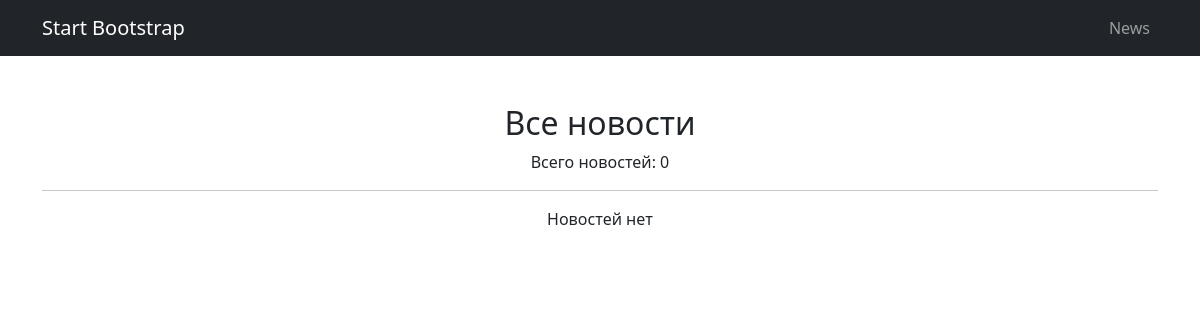
The page /news/ on the database as committed earlier.
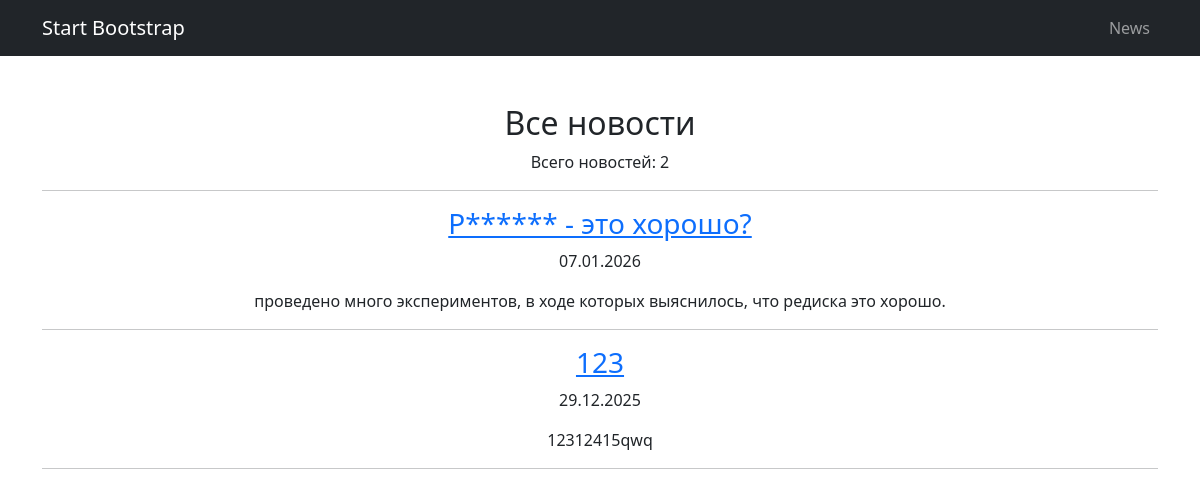
The same page on the database as committed later.
### News/models.py (models this page shows, shortened)
class News(models.Model):
    title = models.CharField(max_length=255)
    text = models.TextField()
    create_time = models.DateTimeField(auto_now_add=True)

### News/views.py (the view)
# urls.py: path('', news_list, name='news_list'),
def news_list(request):
    news = News.objects.all().order_by('-create_time')
    return render(request, 'News.html', {'news': news})

### News/templatetags/custom_filters.py (called while the page is built)
@register.filter(name='censor')
def censor(value):
    if not isinstance(value, str):
        raise ValueError('Фильтр censor применяется только к строкам')
    result = value
    for word in BAD_WORDS:
        pattern = re.compile(rf'\b{word}\b', re.IGNORECASE)
        def replace(match):
            w = match.group()
            return w[0] + '*' * (len(w) - 1)
        result = pattern.sub(replace, result)
    return result

### templates/News.html
{% extends "flatpages/default.html" %}
{% load custom_filters %}
{% block content %}
<h2>Все новости</h2>
<p>Всего новостей: {{ news|length }}</p>
<hr>
{% for item in news %}
    <h3>
        <a href="/news/{{ item.id }}/">
            {{ item.title|censor }}
        </a>
    </h3>
    <p>
        {{ item.create_time|date:"d.m.Y" }}
    </p>
    <p>
        {{ item.text|truncatewords:20 }}
    </p>
    <hr>
{% empty %}
    <p>Новостей нет</p>
{% endfor %}
{% endblock %}

### templates/flatpages/default.html (shortened to what this page needs)
<!DOCTYPE html>
<html lang="en">
<head>
    {% load static %}
    <link href="{% static 'css/styles.css' %}" rel="stylesheet" />
</head>
<body>
<nav class="navbar navbar-expand-lg navbar-dark bg-dark">
    <div class="container">
        <a class="navbar-brand" href="#">Start Bootstrap</a>
        <div class="collapse navbar-collapse">
            <ul class="navbar-nav ms-auto">
                <li class="nav-item"><a class="nav-link" href="/news/">News</a></li>
            </ul>
        </div>
    </div>
</nav>
<div class="container">
    <div class="text-center mt-5">
        {% block content %}{% endblock content %}
    </div>
</div>
</body>
</html>

Rows that differ between the two databases and show on the page:
added News: title|censor "Р****** - это хорошо?", create_time "07.01.2026", text "проведено много экспериментов, в ходе которых выяснилось, что редиска это хорошо."
added News: title|censor "123", create_time "29.12.2025", text "12312415qwq"
Other text that changed with them:
{{ news|length }}: "0" → "2"
text no longer shown: "Новостей нет"
